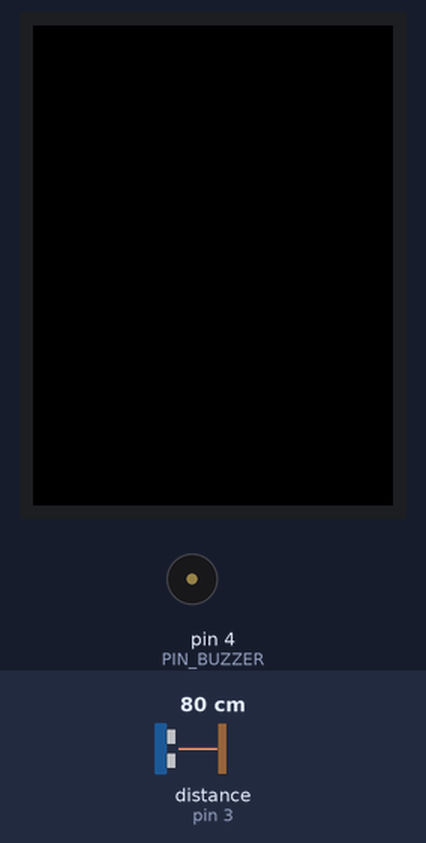
This sketch was run on a simulated Arduino Mega 2560, built with avr-gcc and run on an emulated ATmega2560. Shown: 240×320 colour display, buzzer (waves = sounding). Wiring (inferred from the names in the program): ultrasonic range finder: trigger pin 2; echo pin 3. The test bench sets the inputs (shaded band); at power-on: distance to the obstacle (sensor on pin 3) 80 cm. The echo pulse lasts 58.3 µs per cm; what the sketch prints to the serial monitor is not drawn.

Above: at 1.4 s.
1.5 s: distance to the obstacle (sensor on pin 3) set to 65 cm
3.6 s: distance to the obstacle (sensor on pin 3) set to 56 cm
At 5.0 s:
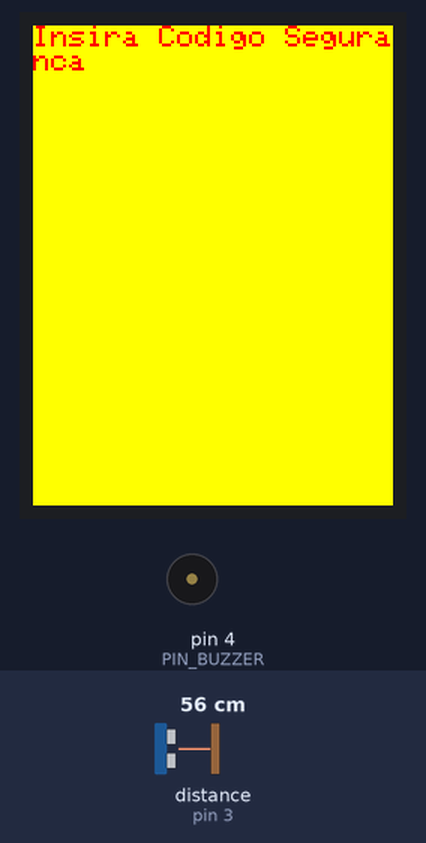
At 16.1 s:
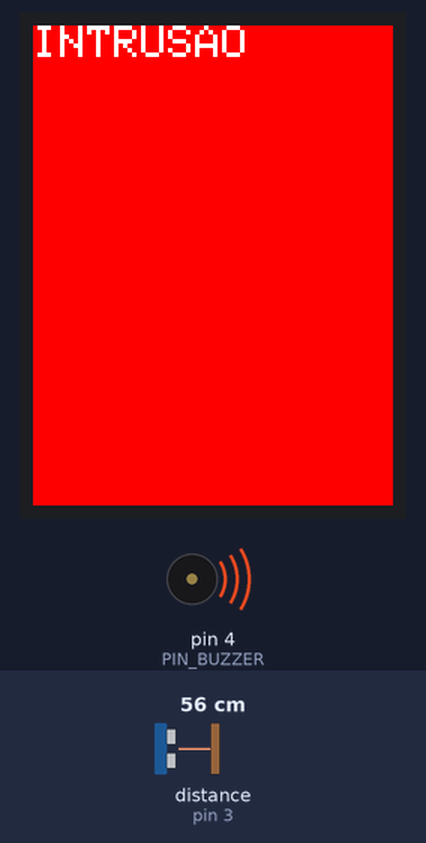
Timing chart, 0 to 17.2 s (numbered marks = the images above; inputs shaded):
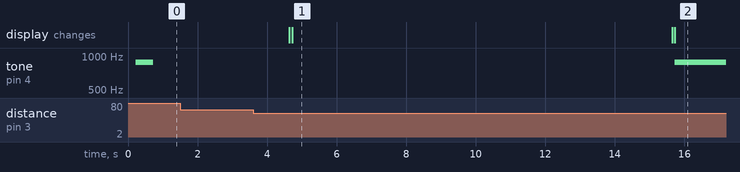

Measured:
- the behaviour switches between 62 and 61 cm on distance to the obstacle (sensor on pin 3) (found by bisection; images 0 and 1)
- after the input at 1.5 s, every drawn part: stays the same
- after the input at 3.6 s, tone on pin 4 (PIN_BUZZER): silent → 880 Hz after 12.1 s; the display: first changes after 1.0 s (image 1 shows a later state)
- what the display in image 1 shows lasts 11.0 s, from 4.7 s to 15.7 s

The sketch:

EP1.ino
```cpp
/**
 * @file EP1.ino
 * @brief SMART HOME: EP1
 * @date - 2017-12-17
 * @authors Afonso (2130653) & Natanael (2110634)
 * @state OK
 */

 /**
  * LIGAÇÕES: @Arduino 'Mega 2560'
  * 5V -> USB
  * GND -> breadboard
  * Pin 3 -> Sensor ultrassons, Trig
  * Pin 2 -> Sensor ultrassons, Echo
  * Pin 4 -> Buzzer

  * @Sensor ultrassons 'HC-SR04'
  * VCC -> 5V
  * GND -> GND
  * Trig -> Arduino, Pin 2
  * Echo -> Arduino, Pin 3
  *
  * @ecrã TFT
  *
  *
  *
  *
  *

  * @Buzzer
  * + -> Arduino, Pin 8 + R. 10 kOhm
  * - -> GND
*/

// Valores pré-definidos no enunciado
/**
Distancia Minima para iniciar procedimento de alarme
60 cm
Tempo para introduzir código de segurança e desligar alarme
10 Segundos
*/
// incluir as bibliotecas necessárias
#include <SPI.h>
#include <Adafruit_GFX.h>
#include <Adafruit_ILI9341.h>
// definir os terminais de DC e CS
#define TFT_DC 9
#define TFT_CS 10
// criar um objeto tft com indicacao dos terminais DC e CS
Adafruit_ILI9341 tft = Adafruit_ILI9341(TFT_CS, TFT_DC);

// Constantes usadas no programa
const int PIN_TRIG = 2;
const int PIN_ECHO = 3;
const int PIN_BUZZER = 4;
// vel. propagação dos ultrassons no ar = 343 m/s
// Formula Utilizada Dcm = deltaT / 58,31 cm/MicroSegundo
const float VEL_ULTRASSONS_AR = 58.31;

//Centimetros
const int DIST_MIN_ALARM = 60;
//Segundos
const int TIME_TO_SHUTDOWN = 10;

//Controle de tempos
//T1: Tempo entre medição de distancia - Milisegundos
//T2: Tempo até acionamento do alarme - Milisegundos
const int DELTA_T1 = 1000;
unsigned long tRef1= 0;

const int DELTA_T2 = 10000;
unsigned long tRef2= 0;

//Alarme accionado
bool alarm = 0;

//PRINT INTRUSÃO
bool intrusao = 0;

//Codigo Alarme
int SECRET = 1234;

// Declaração de funções

void setup() {
  Serial.begin (9600);

  // inicializar o tft
  tft.begin();
  // colocar fundo a preto
  tft.fillScreen(ILI9341_BLACK);
  // definir orientacao da escrita
  tft.setRotation(2);

  pinMode(PIN_TRIG, OUTPUT);
  pinMode(PIN_ECHO, INPUT);

  // Ao inicializar o sistema o pin Trig deve estar em modo LOW
  digitalWrite(PIN_TRIG, LOW);
  delayMicroseconds(2);

  //Acionar o buzzer por 0,5 segundos inicialmente
  tone(PIN_BUZZER, 880,500);

}

void loop() {
  //Contar milisegundos desde o arranque do sistema
  float instanteAtual = millis();

  //Registar a duração do pulso do echo - Microsegundos
  long duration;

  //Tratar dos Pinos do sensor Ultrasons
  digitalWrite(PIN_TRIG, HIGH);
  delayMicroseconds(10);
  digitalWrite(PIN_TRIG, LOW);


// Ler distancia a cada segundo
  if ( (instanteAtual - tRef1) >= DELTA_T1 ){
    duration = pulseIn(PIN_ECHO, HIGH);
    float distance = ((float)duration / VEL_ULTRASSONS_AR);

      if (alarm == 0 && distance < 61){
        Serial.print(distance);
        Serial.println(" cm");
        Serial.println("Insira código de Segurança");
        tRef1 = instanteAtual;
        tRef2 = instanteAtual;
        alarm = 1;
        intrusao = 0;
        //escrever para o ecrã
        tft.fillScreen(ILI9341_YELLOW);
        tft.setCursor(0, 0);
        tft.setTextColor(ILI9341_RED);
        tft.setTextSize(2);
        tft.println("Insira Codigo Seguranca");


      }
  }

  int secret;
  //receber texto enviado pela consola da porta serie
  secret = Serial.parseInt();

  if (alarm == 1 && SECRET == secret ){
    tone(PIN_BUZZER, 880, 1);
    alarm = 0;
    //escrever no ecrã
    tft.fillScreen(ILI9341_GREEN);
    tft.setCursor(0, 0);
    tft.setTextColor(ILI9341_BLACK);
    tft.setTextSize(2);
    tft.println("OK");
  }

  if (alarm == 1 && (instanteAtual - tRef2) >= DELTA_T2 ){
    if(intrusao == 0){
      //escrever no ecrã
      tft.setCursor(0, 0);
      tft.fillScreen(ILI9341_RED);
      tft.setTextColor(ILI9341_WHITE);
      tft.setTextSize(3);
      tft.println("INTRUSAO");

      Serial.println("INTRUSÃO!");
      intrusao = 1;
    }
    tone(PIN_BUZZER, 880 , 0);
  }
  //Pequeno delay para garantir bom funcionamento do sensor ultrasons
  delay(100);
}
```
